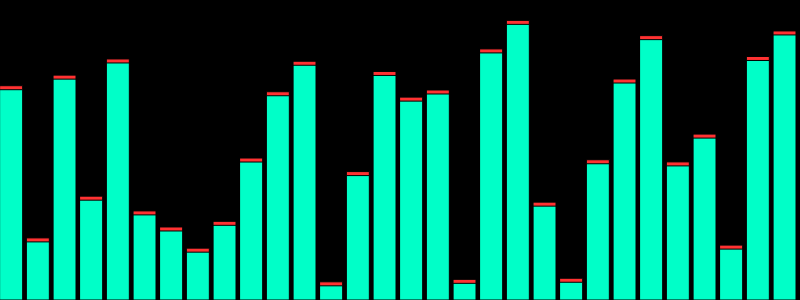
Frame 1 (no input)
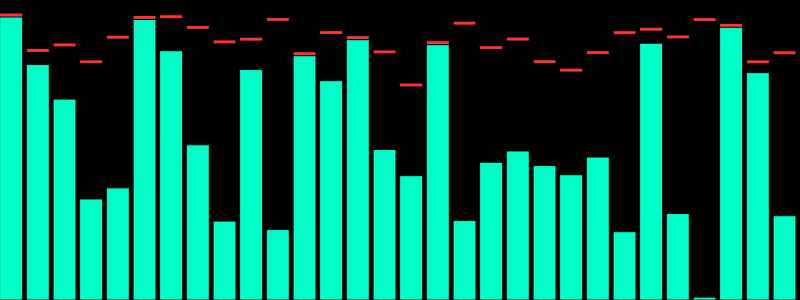
Frame 60 (no input)
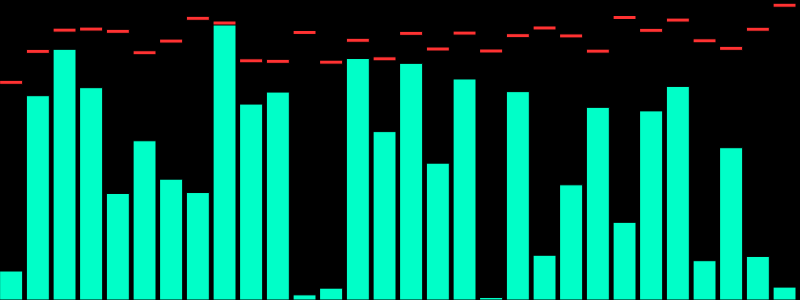
Frame 120 (the mouse pressed at the canvas centre since frame 60)

The p5.js sketch that drew these frames (run headless with seeded random() and noise() and a simulated clock; from frame 60 on, the mouse is pressed at the canvas centre):

// p5.js sketch
// ── sketch.js
let peaks = [];

function setup() {
  createCanvas(800,300);
  for(let i=0;i<30;i++) peaks[i]=0;
}

function draw(){
  background(0);
  
  let w = width/peaks.length;

  for(let i=0;i<peaks.length;i++){
    
    let level = random(height);

    peaks[i] = max(level, peaks[i]-3);

    fill(0,255,200);
    rect(i*w,height-level,w-4,level);

    fill(255,50,50);
    rect(i*w,height-peaks[i],w-4,4);
  }
}
